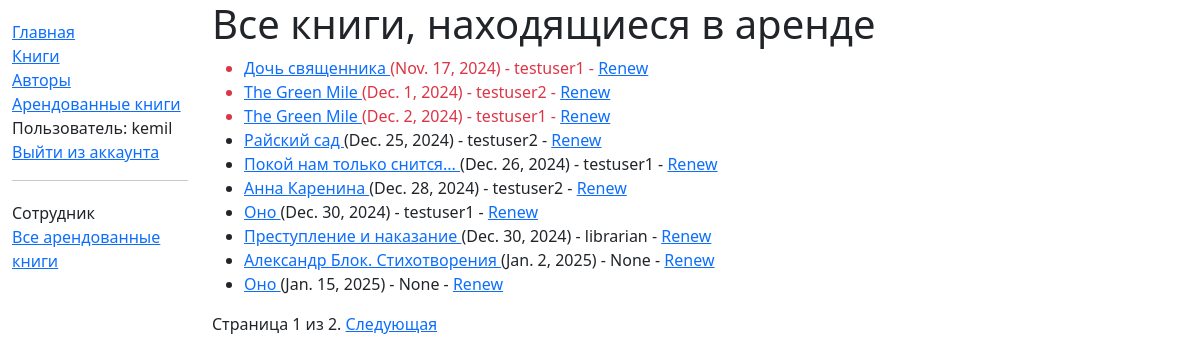
Page /catalog/borrowed/ (signed in) on the committed database.
### catalog/models.py (models this page shows, shortened)
class BookInstance(models.Model):
    id = models.UUIDField(primary_key=True, default=uuid.uuid4, help_text="Unique ID for this particular book across whole library")
    book = models.ForeignKey('Book', on_delete=models.CASCADE, null=True)
    imprint = models.CharField(max_length=200)
    due_back = models.DateField(null=True, blank=True)
    borrower = models.ForeignKey(User, on_delete=models.SET_NULL, null=True, blank=True)
    LOAN_STATUS = (
        ('m', 'Maintenance'),
        ('o', 'On loan'),
        ('a', 'Available'),
        ('r', 'Reserved'),
    )
    status = models.CharField(max_length=1, choices=LOAN_STATUS, blank=True, default='m', help_text='Book availability')
    class Meta:
        ordering = ['due_back']
        permissions = (("can_mark_returned", "Set book as returned"),)
    @property
    def is_overdue(self):
        return bool(self.due_back and date.today() > self.due_back)

class Book(models.Model):
    title = models.CharField(max_length=200)
    author = models.ForeignKey('Author', on_delete=models.CASCADE, null=True)
    summary = models.TextField(max_length=1000, help_text="Введите краткое описание книги")
    isbn = models.CharField('ISBN', max_length=13, help_text="13-ти символьный isbn код")
    genre = models.ManyToManyField(Genre, help_text="Выберите жанр книги")
    language = models.ForeignKey('Language', on_delete=models.SET_NULL, null=True)
    def display_genre(self):
        return ', '.join([ genre.name for genre in self.genre.all()[:3] ])
    display_genre.short_description = 'Genre'

### catalog/views.py (the view)
# urls.py: path('borrowed/', views.LoanedBooksAllListView.as_view(), name='all-borrowed')
class LoanedBooksAllListView(PermissionRequiredMixin, generic.ListView):
    model = BookInstance
    permission_required = 'catalog.can_mark_returned'
    template_name = 'catalog/bookinstance_list_borrowed_all.html'
    paginate_by = 10
    def get_queryset(self):
        return BookInstance.objects.filter(status__exact='o').order_by('due_back')

### catalog/templates/catalog/bookinstance_list_borrowed_all.html
{% extends "base_generic.html" %}
{% block content %}
  <h1>Все книги, находящиеся в аренде</h1>
    {% if bookinstance_list %}
    <ul>
      {% for bookinst in bookinstance_list %}
      <li class="{% if bookinst.is_overdue %}text-danger{% endif %}">
        <a href="{% url 'book-detail' bookinst.book.pk %}">
            {{bookinst.book.title}}
        </a>
        ({{ bookinst.due_back }}) {% if user.is_staff %}- {{ bookinst.borrower }}{% endif %} {% if perms.catalog.can_mark_returned %}-
        <a href="{% url 'renew-book-librarian' bookinst.id %}">Renew</a>
         {% endif %}
      </li>
      {% endfor %}
    </ul>
    {% else %}
      <p>Ни одна книга не находится в аренде.</p>
    {% endif %}
{% endblock %}

### catalog/templates/base_generic.html (shortened to what this page needs)
<!DOCTYPE html>
<html lang="en">
<head>
    <link href="https://cdn.jsdelivr.net/npm/bootstrap@5.3.3/dist/css/bootstrap.min.css" rel="stylesheet"
>
    {% load static %}
    <link rel="stylesheet" href="{% static 'css/style.css' %}">
</head>
<body>
    <div class="container-fluid">
        <div class="row">
            <div class="col-sm-2">
                {% block sidebar %}
                    <ul class="sidebar-nav">
                        <li><a href="{% url 'index' %}">Главная</a></li>
                        <li><a href="{% url 'books' %}">Книги</a></li>
                        <li><a href="{% url 'authors' %}">Авторы</a></li>
                        {% if user.is_authenticated %}
                        <li><a href="{% url 'my-borrowed' %}">Арендованные книги</a></li>
                        <li>Пользователь: {{ user.get_username }}</li>
                        <li><a href="{% url 'logout' %}?next={{ request.path }}">Выйти из аккаунта</a></li>
                        {% else %}
                        <li><a href="{% url 'login' %}?next={{ request.path }}">Войти</a></li>
                        {% endif %}
                    </ul>
                    {% if user.is_staff %}
                        <hr>
                        <ul class="sidebar-nav">
                            <li>Сотрудник</li>
                            <li><a href="{% url 'all-borrowed' %}">Все арендованные книги</a></li>
                        </ul>
                    {% endif %}
                {% endblock %}
            </div>
            <div class="col-sm-10">{% block content %}{% endblock %}
            {% block pagination %}
                {% if is_paginated %}
                    <div class="pagination">
                        <span class="page-links">
                            <span class="page-current">
                                Страница {{ page_obj.number }} из {{ page_obj.paginator.num_pages }}.
                            </span>
                            {% if page_obj.has_next %}
                                <a href="{{ request.path }}?page={{ page_obj.next_page_number }}">Следующая</a>
                            {% endif %}
                        </span>
                    </div>
                {% endif %}
          {% endblock %}
        </div>
        </div>
    </div>
</body>
</html>

### catalog/static/css/style.css (style rules this page uses)
.sidebar-nav { margin-top: 20px; padding: 0; list-style: none; }

### rows in the picture
BookInstance: book "Дочь священника", due_back "Nov. 17, 2024", borrower "testuser1"
BookInstance: book "The Green Mile", due_back "Dec. 1, 2024", borrower "testuser2"
BookInstance: book "The Green Mile", due_back "Dec. 2, 2024", borrower "testuser1"
BookInstance: book "Райский сад", due_back "Dec. 25, 2024", borrower "testuser2"
BookInstance: book "Покой нам только снится...", due_back "Dec. 26, 2024", borrower "testuser1"
BookInstance: book "Анна Каренина", due_back "Dec. 28, 2024", borrower "testuser2"
BookInstance: book "Оно", due_back "Dec. 30, 2024", borrower "testuser1"
BookInstance: book "Преступление и наказание", due_back "Dec. 30, 2024", borrower "librarian"
BookInstance: book "Александр Блок. Стихотворения", due_back "Jan. 2, 2025", borrower "None"
BookInstance: book "Оно", due_back "Jan. 15, 2025", borrower "None"

### other values in the picture
{{ user.get_username }} "kemil"
{{ page_obj.number }} "1"
{{ page_obj.paginator.num_pages }} "2"
